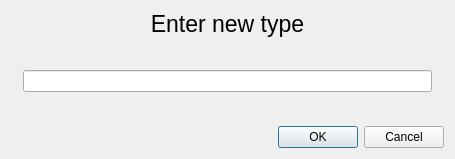
<?xml version="1.0" encoding="UTF-8"?>
<ui version="4.0">
 <class>TypeDialog</class>
 <widget class="QDialog" name="TypeDialog">
  <property name="geometry">
   <rect>
    <x>0</x>
    <y>0</y>
    <width>455</width>
    <height>159</height>
   </rect>
  </property>
  <property name="windowTitle">
   <string>Dialog</string>
  </property>
  <layout class="QVBoxLayout" name="verticalLayout">
   <item>
    <widget class="QLabel" name="label_2">
     <property name="font">
      <font>
       <pointsize>17</pointsize>
      </font>
     </property>
     <property name="text">
      <string>Enter new type</string>
     </property>
     <property name="alignment">
      <set>Qt::AlignCenter</set>
     </property>
    </widget>
   </item>
   <item>
    <layout class="QGridLayout" name="gridLayout">
     <property name="leftMargin">
      <number>12</number>
     </property>
     <property name="rightMargin">
      <number>12</number>
     </property>
     <item row="2" column="0">
      <spacer name="verticalSpacer">
       <property name="orientation">
        <enum>Qt::Vertical</enum>
       </property>
       <property name="sizeHint" stdset="0">
        <size>
         <width>20</width>
         <height>40</height>
        </size>
       </property>
      </spacer>
     </item>
     <item row="1" column="0">
      <widget class="QLineEdit" name="type_name"/>
     </item>
     <item row="0" column="0">
      <spacer name="verticalSpacer_2">
       <property name="orientation">
        <enum>Qt::Vertical</enum>
       </property>
       <property name="sizeHint" stdset="0">
        <size>
         <width>20</width>
         <height>40</height>
        </size>
       </property>
      </spacer>
     </item>
    </layout>
   </item>
   <item>
    <widget class="QDialogButtonBox" name="buttonBox">
     <property name="standardButtons">
      <set>QDialogButtonBox::Cancel|QDialogButtonBox::Ok</set>
     </property>
    </widget>
   </item>
  </layout>
 </widget>
 <resources/>
 <connections/>
</ui>
